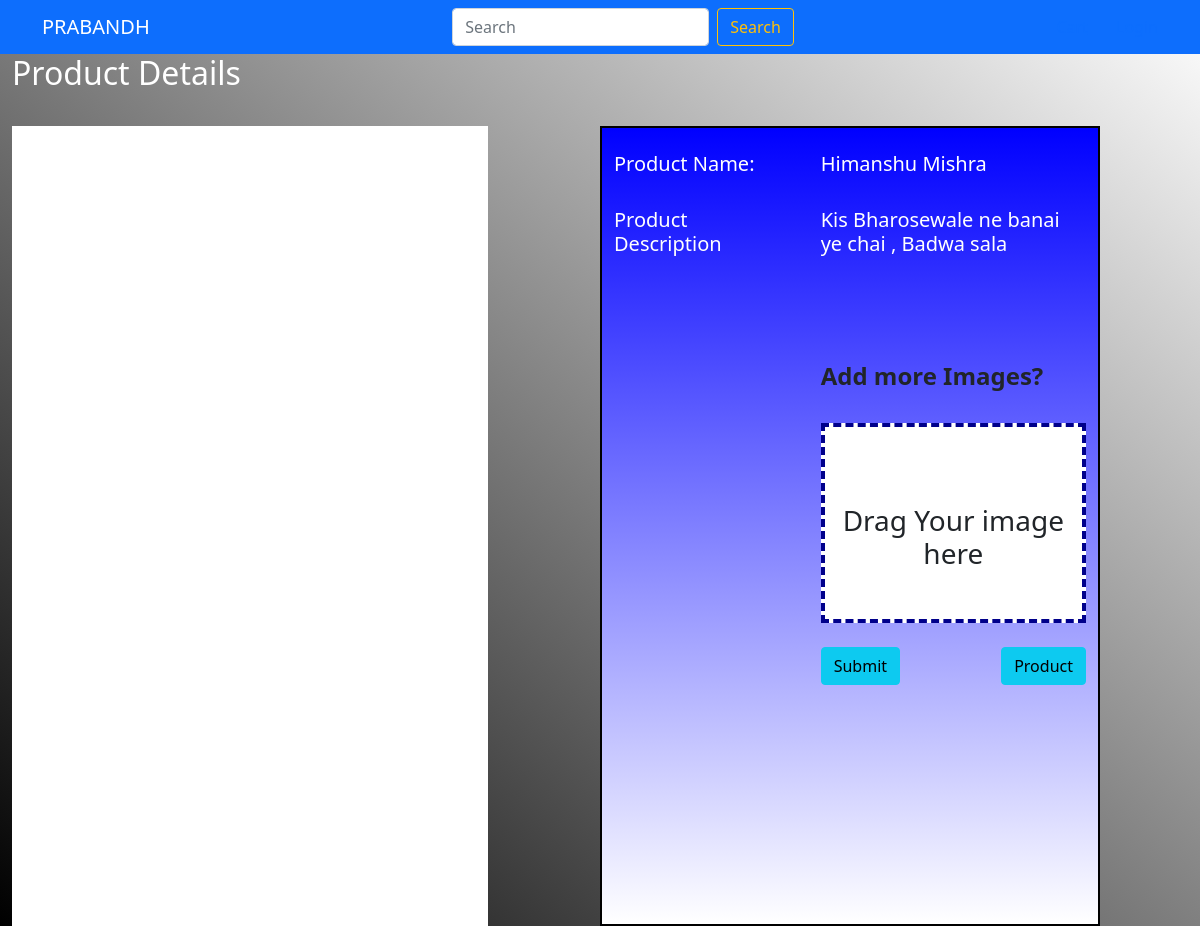
The app's page /Image/1 (signed in) with its own data.
### Rent/models.py (models this page shows)
class Product(models.Model):
    seller_of_item=models.ForeignKey(Seller,related_name='seller_of_item', on_delete=models.CASCADE)
    availability=models.BooleanField(default=True)
    title=models.CharField(max_length=20)
    category = models.ForeignKey(Category, on_delete=models.SET_NULL, blank=True, null=True)
    subcategory=models.ForeignKey(Subcategory,on_delete=models.SET_NULL, blank=True, null=True)
    rental_price=models.IntegerField()
    about=models.TextField()
    deposit=models.IntegerField()
    image_of_product=models.ImageField(upload_to='title_photos')
    def __str__(self):
        return self.title

### Rent/views.py (the view)
# urls.py: path('Image/<prod_id>',views.Prod_view,name="Prod_view"),
def Prod_view(request,prod_id):
    request.session['p_id']=prod_id
    ppk=prod_id
    context={
        'Product':Photo.objects.filter(product_photo__id=ppk),
        'pro':Product.objects.get(id=ppk),
        'pform':PhotoForm,
    }
    print(Photo.objects.filter(product_photo__id=ppk))
    print(Product.objects.get(id=ppk))
    if str(request.user)==str(Product.objects.get(id=ppk).seller_of_item):
        print(str(request.user)+" "+str(Product.objects.get(id=ppk).seller_of_item))
        return render(request,'Rent/ProdView.html',context)
    else:
        print(str(request.user)+" "+str(Product.objects.get(id=ppk).seller_of_item))
        return render(request,'Rent/ProdViewCust.html',context)

### User/models.py (called while the page is built)
    def __str__(self):
        return self.seller.username

### Rent/templates/Rent/ProdView.html (shortened to what this page needs)
{% extends 'User/basic.html' %}
{% load static %}
{% block css %}
<link rel="stylesheet" href="{% static 'Rent/css/ProdView.css' %}?{% now "U" %}">
{% endblock %}
{% block content %}
<div class="container-fluid">
    <div class="row">
        <h2>Product Details</h2>
        <br>
        <br>
        <br>
        <div class="col-sm-5 left1">
            <div class="col-12 left">
            </div>
        </div>
        <div class="col-sm-1"></div>
        <div class="col-sm-5 right col-xs-12"  style="border: 2px solid black;">
            <div class="row">
                <div class="col-12">
                    <br>
                    <div class="row">
                        <div class="col-5">
                            <h5>Product Name: </h5>
                        </div>
                        <div class="col-7">
                            <h5>{{ pro.title }}</h5>
                        </div>
                    </div>
                    <br>
                    <div class="row">
                        <div class="col-5">
                            <h5>Product Description</h5>
                        </div>
                        <div class="col-7">
                            <div class="aboutblock">
                                <h5>{{ pro.about }}</h5>
                            </div>
                            <br>
                            <form method="POST" class="photoform" enctype="multipart/form-data">
                                <div class="row">
                                    <h4 for="id_photo"><strong>Add more Images?</strong></h4>
                                </div>
                                <br>
                                <div class="row filecon container-fluid">
                                    <div class="col-4 imagecover h-100">
                                        <div class="drag">
                                            <h3>Drag Your image here</h3>
                                        </div>
                                    </div>
                                </div>
                                <br>
                                <div class="row">
                                    <div class="col-sm">
                                        <button class="btn btn-info file" data-val="{{ pro.id }}" type="submit">Submit</button>
                                    </div>
                                    <div class="col-sm product">
                                        <a href="{% url 'product' %}" class="btn btn-info">Product</a>
                                    </div>
                                </div>
                            </form>
                        </div>
                    </div>
                </div>
            </div>
        </div>
    </div>
</div>
{% endblock %}

### Rent/static/Rent/css/ProdView.css (style rules this page uses)
.left1 { height: 100vh; overflow: hidden; }
.left { background-color: white; transition: 0.5s ease-in; padding: 20px; overflow: hidden; height: inherit; overflow-y: scroll; }
.right { background-image: linear-gradient(blue, white); height: 100vh; }
.filecon { background-color: #ffffff; height: 200px; margin: 0; padding: 0px; }
.imagecover { border: 4px dashed darkblue; position: relative; padding: 0; width: inherit; height: 100%; transition: 0.5s ease-in; }
.drag { text-align: center; align-self: center; position: relative; top: 40%; }
.aboutblock { display: block; word-wrap: break-word; overflow: hidden; overflow-y: scroll; height: 130px; border-radius: 1px; }
h5, h2 { color: white; }
body { background-image: linear-gradient(to top right, black, white); }

### records on screen
Product: title "Himanshu Mishra", about "Kis Bharosewale ne banai ye chai , Badwa sala"
